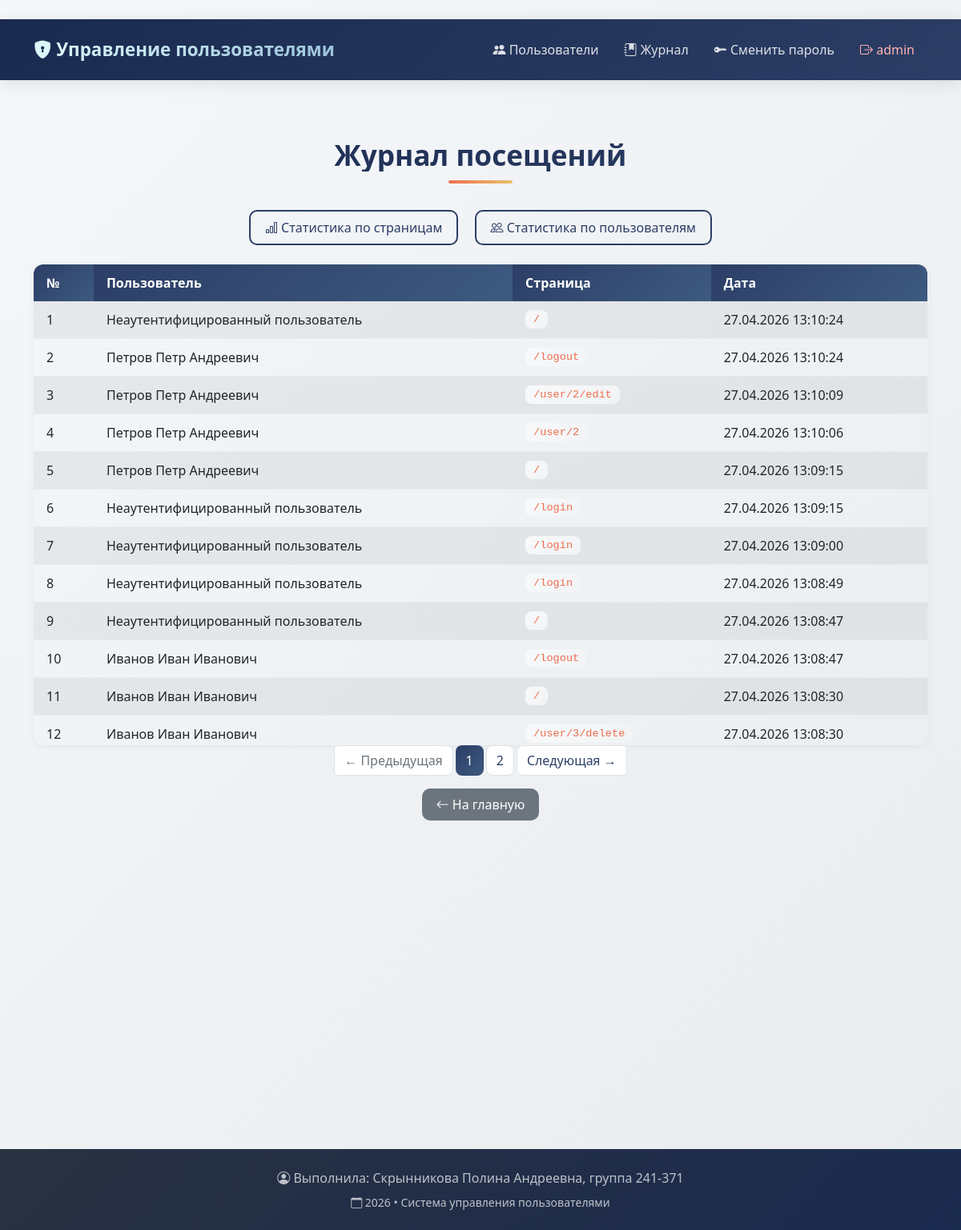
/reports/ (signed in), run on the app's committed database.
### models.py (models this page shows, shortened)
class User(UserMixin, db.Model):
    __tablename__ = 'users'
    id = db.Column(db.Integer, primary_key=True)
    username = db.Column(db.String(80), unique=True, nullable=False)
    password_hash = db.Column(db.String(200), nullable=False)
    last_name = db.Column(db.String(50))
    first_name = db.Column(db.String(50), nullable=False)
    patronymic = db.Column(db.String(50))
    role_id = db.Column(db.Integer, db.ForeignKey('roles.id'))
    created_at = db.Column(db.DateTime, default=datetime.utcnow)
    role = db.relationship('Role', back_populates='users')
    def get_full_name(self):
        parts = [self.last_name, self.first_name, self.patronymic]
        return ' '.join([p for p in parts if p])

class VisitLog(db.Model):
    __tablename__ = 'visit_logs'
    id = db.Column(db.Integer, primary_key=True)
    path = db.Column(db.String(200), nullable=False)  # Путь до страницы
    user_id = db.Column(db.Integer, db.ForeignKey('users.id'), nullable=True)  # Может быть NULL для гостей
    created_at = db.Column(db.DateTime, default=datetime.utcnow)  # Дата посещения
    user = db.relationship('User', foreign_keys=[user_id])

### reports.py (the view)
@reports_bp.route('/')
@login_required
def visit_logs():
    page = request.args.get('page', 1, type=int)
    per_page = 20
    if has_right('reports.view'):  # администратор - все записи
        logs_query = VisitLog.query.order_by(desc(VisitLog.created_at))
    elif has_right('reports.view.self'):  # обычный пользователь - только свои
        logs_query = VisitLog.query.filter_by(user_id=current_user.id).order_by(desc(VisitLog.created_at))
    else:
        flash('У вас недостаточно прав для просмотра журнала.', 'danger')
        return redirect(url_for('index'))
    pagination = logs_query.paginate(page=page, per_page=per_page, error_out=False)
    logs_data = []
    for idx, log in enumerate(pagination.items, start=(page-1)*per_page + 1):
        if log.user:
            user_name = log.user.get_full_name() or log.user.username
        elif log.user_id:
            user_name = f'Пользователь ID:{log.user_id} (удален)'
        else:
            user_name = 'Неаутентифицированный пользователь'
        logs_data.append({
            'number': idx,
            'user_name': user_name,
            'path': log.path,
            'created_at': log.created_at.strftime('%d.%m.%Y %H:%M:%S')
        })
    return render_template('reports/visit_logs.html', title='Журнал посещений',
                         logs=logs_data, pagination=pagination, page=page)

### app.py (called while the page is built)
@login_manager.user_loader
def load_user(user_id):
    return User.query.get(int(user_id))

@app.before_request
def log_user_visit():
    if request.endpoint and not request.endpoint.startswith('static'):
        if request.endpoint not in ['reports.visit_logs', 'reports.pages_stats', 'reports.users_stats',
                                     'reports.export_pages_stats', 'reports.export_users_stats']:
            try:
                log = VisitLog(
                    path=request.path,
                    user_id=current_user.id if current_user.is_authenticated else None
                )
                db.session.add(log)
                db.session.commit()
            except Exception as e:
                db.session.rollback()
                print(f"Ошибка записи в журнал: {e}")

### rights.py (called while the page is built)
def has_right(right):
    if not current_user.is_authenticated:
        return False
    role_name = current_user.role.name if current_user.role else None
    if not role_name or role_name not in ROLE_RIGHTS:
        return False
    allowed_rights = ROLE_RIGHTS.get(role_name, [])
    return right in allowed_rights

### templates/reports/visit_logs.html
﻿{% extends 'base.html' %}
{% block content %}
<div class="row">
  <div class="col-lg-12">
    <h1 class="my-5 text-center">Журнал посещений</h1>
    <div class="text-center mb-4">
      <a href="{{ url_for('reports.pages_stats') }}" class="btn btn-outline-primary mx-2">
        <i class="bi bi-bar-chart"></i> Статистика по страницам
      </a>
      <a href="{{ url_for('reports.users_stats') }}" class="btn btn-outline-primary mx-2">
        <i class="bi bi-people"></i> Статистика по пользователям
      </a>
    </div>
    {% if logs %}
      <div class="table-responsive">
        <table class="table table-striped table-hover">
          <thead>
            <tr>
              <th>№</th>
              <th>Пользователь</th>
              <th>Страница</th>
              <th>Дата</th>
            </tr>
          </thead>
          <tbody>
            {% for log in logs %}
              <tr>
                <td>{{ log.number }}</td>
                <td>{{ log.user_name }}</td>
                <td><code>{{ log.path }}</code></td>
                <td>{{ log.created_at }}</td>
              </tr>
            {% endfor %}
          </tbody>
        </table>
      </div>
      {% if pagination.pages > 1 %}
      <nav aria-label="Page navigation">
        <ul class="pagination justify-content-center">
          {% if pagination.has_prev %}
            <li class="page-item">
              <a class="page-link" href="{{ url_for('reports.visit_logs', page=pagination.prev_num) }}">← Предыдущая</a>
            </li>
          {% else %}
            <li class="page-item disabled"><span class="page-link">← Предыдущая</span></li>
          {% endif %}
          {% for p in pagination.iter_pages() %}
            {% if p %}
              {% if p == pagination.page %}
                <li class="page-item active"><span class="page-link">{{ p }}</span></li>
              {% else %}
                <li class="page-item"><a class="page-link" href="{{ url_for('reports.visit_logs', page=p) }}">{{ p }}</a></li>
              {% endif %}
            {% else %}
              <li class="page-item disabled"><span class="page-link">...</span></li>
            {% endif %}
          {% endfor %}
          {% if pagination.has_next %}
            <li class="page-item">
              <a class="page-link" href="{{ url_for('reports.visit_logs', page=pagination.next_num) }}">Следующая →</a>
            </li>
          {% else %}
            <li class="page-item disabled"><span class="page-link">Следующая →</span></li>
          {% endif %}
        </ul>
      </nav>
      {% endif %}
    {% else %}
      <div class="alert alert-info text-center">
        <i class="bi bi-info-circle"></i> Записей в журнале пока нет.
      </div>
    {% endif %}
    <div class="text-center mt-3">
      <a href="{{ url_for('index') }}" class="btn btn-secondary">
        <i class="bi bi-arrow-left"></i> На главную
      </a>
    </div>
  </div>
</div>
{% endblock %}

### templates/base.html (shortened to what this page needs)
<!doctype html>
<html lang="ru" class="h-100">
  <head>
    <link href="https://cdn.jsdelivr.net/npm/bootstrap@5.0.2/dist/css/bootstrap.min.css" rel="stylesheet">
    <link rel="stylesheet" href="https://cdn.jsdelivr.net/npm/bootstrap-icons@1.11.3/font/bootstrap-icons.min.css">
    <link rel="stylesheet" href="{{ url_for('static', filename='styles.css') }}">
  </head>
  <body class="d-flex flex-column h-100">
    <header>
      <nav class="navbar navbar-expand-lg navbar-dark">
        <div class="container">
          <a class="navbar-brand" href="{{ url_for('index') }}">
            <i class="bi bi-shield-lock-fill"></i> Управление пользователями
          </a>
          <div class="collapse navbar-collapse" id="navbarSupportedContent">
            <ul class="navbar-nav ms-auto mb-2 mb-lg-0">
              <li class="nav-item">
                <a class="nav-link" href="{{ url_for('index') }}">
                  <i class="bi bi-people-fill"></i> Пользователи
                </a>
              </li>
              {% if current_user.is_authenticated %}
                <li class="nav-item">
                  <a class="nav-link" href="{{ url_for('reports.visit_logs') }}">
                    <i class="bi bi-journal-bookmark-fill"></i> Журнал
                  </a>
                </li>
              {% endif %}
              {% if current_user.is_authenticated %}
                <li class="nav-item">
                  <a class="nav-link" href="{{ url_for('change_password') }}">
                    <i class="bi bi-key-fill"></i> Сменить пароль
                  </a>
                </li>
                <li class="nav-item">
                  <a class="nav-link text-danger" href="{{ url_for('logout') }}">
                    <i class="bi bi-box-arrow-right"></i> {{ current_user.username }}
                  </a>
                </li>
              {% else %}
                <li class="nav-item">
                  <a class="nav-link btn btn-outline-light" href="{{ url_for('login') }}">
                    <i class="bi bi-box-arrow-in-right"></i> Войти
                  </a>
                </li>
              {% endif %}
            </ul>
          </div>
        </div>
      </nav>
    </header>
    <main class="flex-shrink-0 my-4">
      <div class="container">
        {% block content %}{% endblock %}
      </div>
    </main>
    <footer class="footer mt-auto py-4">
      <div class="container text-center">
        <span>
          <i class="bi bi-person-circle"></i> Выполнила: Скрынникова Полина Андреевна, группа 241-371
        </span>
        <br>
        <small class="mt-2 d-block">
          <i class="bi bi-calendar"></i> 2026 • Система управления пользователями
        </small>
      </div>
    </footer>
  </body>
</html>

### static/styles.css (style rules this page uses)
:root { --primary-dark: #1a2a4f; --primary: #2c3e66; --primary-light: #3d5a80; --secondary: #98c1d9; --accent: #e0fbfc; --highlight: #ee6c4d; --success: #2a9d8f; --warning: #e9c46a; --danger: #e63946; --dark: #293241; --light: #f8f9fa; }
body { font-size: 1rem; background: linear-gradient(135deg, #f5f7fa 0%, #e9ecef 100%); font-family: 'Segoe UI', Tahoma, Geneva, Verdana, sans-serif; }
.table-responsive { max-height: 600px; overflow: auto; border-radius: 12px; box-shadow: 0 2px 10px rgba(0, 0, 0, 0.05); }
.table { margin-bottom: 0; }
.table thead th { background: linear-gradient(135deg, var(--primary) 0%, var(--primary-light) 100%); color: white; font-weight: 600; border: none; padding: 12px 16px; position: sticky; top: 0; }
.table tbody tr { transition: background-color 0.2s ease; }
.table tbody td { padding: 12px 16px; vertical-align: middle; border-bottom: 1px solid #e9ecef; }
code { background: linear-gradient(135deg, #f8f9fa 0%, #f1f3f5 100%); padding: 4px 10px; border-radius: 8px; color: var(--highlight); font-size: 0.85rem; font-weight: 500; }
.btn { border-radius: 10px; margin: 0 4px; padding: 8px 18px; font-weight: 500; transition: all 0.3s ease; border: none; }
.btn-outline-primary { background: transparent; border: 2px solid var(--primary); color: var(--primary); }
.navbar { background: linear-gradient(135deg, var(--primary-dark) 0%, var(--primary) 100%) !important; padding: 1rem 0; box-shadow: 0 4px 20px rgba(0, 0, 0, 0.1); }
.navbar-brand { font-weight: 700; font-size: 1.4rem; background: linear-gradient(135deg, var(--accent) 0%, var(--secondary) 100%); -webkit-background-clip: text; background-clip: text; color: transparent !important; }
.nav-link { color: rgba(255, 255, 255, 0.85) !important; font-weight: 500; transition: all 0.3s ease; border-radius: 8px; padding: 8px 16px !important; }
.nav-link.text-danger { color: #ffb3b3 !important; }
.footer { background: linear-gradient(135deg, var(--dark) 0%, var(--primary-dark) 100%) !important; color: rgba(255, 255, 255, 0.7); border-top: none !important; padding: 1.5rem 0 !important; }
.pagination .page-link { border-radius: 8px; margin: 0 4px; color: var(--primary); border: 1px solid #dee2e6; transition: all 0.3s ease; }
.pagination .page-item.active .page-link { background: linear-gradient(135deg, var(--primary) 0%, var(--primary-light) 100%); border-color: transparent; color: white; }
.card, .alert, .table-responsive { animation: fadeIn 0.5s ease-out; }
h1.my-5 { background: linear-gradient(135deg, var(--primary-dark) 0%, var(--primary) 100%); -webkit-background-clip: text; background-clip: text; color: transparent; font-weight: 700; font-size: 2.2rem; position: relative; display: inline-block; text-align: center; width: 100%; }
h1.my-5:after { content: ''; position: absolute; bottom: -15px; left: 50%; transform: translateX(-50%); width: 80px; height: 4px; background: linear-gradient(135deg, var(--highlight) 0%, var(--warning) 100%); border-radius: 2px; }

### data on the page
User: username "admin"
VisitLog: number "2", user_name "Петров Петр Андреевич", path "/logout", created_at "27.04.2026 13:10:24"
VisitLog: number "3", user_name "Петров Петр Андреевич", path "/user/2/edit", created_at "27.04.2026 13:10:09"
VisitLog: number "4", user_name "Петров Петр Андреевич", path "/user/2", created_at "27.04.2026 13:10:06"
VisitLog: number "6", user_name "Неаутентифицированный пользователь", path "/login", created_at "27.04.2026 13:09:15"
VisitLog: number "7", user_name "Неаутентифицированный пользователь", path "/login", created_at "27.04.2026 13:09:00"
VisitLog: number "8", user_name "Неаутентифицированный пользователь", path "/login", created_at "27.04.2026 13:08:49"
VisitLog: number "10", user_name "Иванов Иван Иванович", path "/logout", created_at "27.04.2026 13:08:47"
VisitLog: number "12", user_name "Иванов Иван Иванович", path "/user/3/delete", created_at "27.04.2026 13:08:30"

### other printed values
{{ log.number }} "1" "5" "9" "11"
{{ log.user_name }} "Неаутентифицированный пользователь" "Петров Петр Андреевич" "Неаутентифицированный пользователь" "Иванов Иван Иванович"
{{ log.path }} "/" "/" "/" "/"
{{ log.created_at }} "27.04.2026 13:10:24" "27.04.2026 13:09:15" "27.04.2026 13:08:47" "27.04.2026 13:08:30"
{{ p }} "1"
{{ p }} "2"
